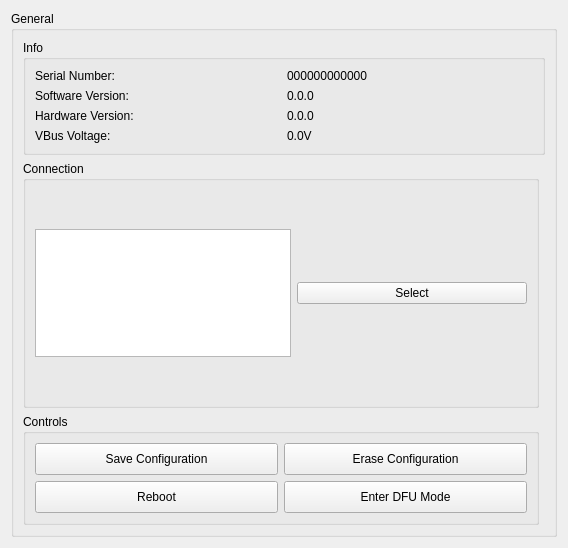
            <widget class="QWidget" name="generalScrollAreaWidget">
             <property name="geometry">
              <rect>
               <x>0</x>
               <y>0</y>
               <width>568</width>
               <height>548</height>
              </rect>
             </property>
             <layout class="QGridLayout" name="gridLayout_28">
              <item row="0" column="0">
               <widget class="QGroupBox" name="generalBox">
                <property name="title">
                 <string>General</string>
                </property>
                <layout class="QGridLayout" name="gridLayout_12">
                 <item row="0" column="0" rowspan="2" colspan="2">
                  <widget class="QGroupBox" name="infoBox">
                   <property name="enabled">
                    <bool>true</bool>
                   </property>
                   <property name="sizePolicy">
                    <sizepolicy hsizetype="Preferred" vsizetype="Preferred">
                     <horstretch>0</horstretch>
                     <verstretch>0</verstretch>
                    </sizepolicy>
                   </property>
                   <property name="minimumSize">
                    <size>
                     <width>0</width>
                     <height>0</height>
                    </size>
                   </property>
                   <property name="maximumSize">
                    <size>
                     <width>16777215</width>
                     <height>16777215</height>
                    </size>
                   </property>
                   <property name="title">
                    <string>Info</string>
                   </property>
                   <layout class="QGridLayout" name="gridLayout">
                    <item row="1" column="0">
                     <widget class="QLabel" name="softwareVersion_label">
                      <property name="text">
                       <string>Software Version:</string>
                      </property>
                     </widget>
                    </item>
                    <item row="0" column="1">
                     <widget class="QLabel" name="serialNumber">
                      <property name="text">
                       <string>000000000000</string>
                      </property>
                     </widget>
                    </item>
                    <item row="0" column="0">
                     <widget class="QLabel" name="serialNumber_label">
                      <property name="text">
                       <string>Serial Number:</string>
                      </property>
                     </widget>
                    </item>
                    <item row="1" column="1">
                     <widget class="QLabel" name="softwareVersion">
                      <property name="text">
                       <string>0.0.0</string>
                      </property>
                     </widget>
                    </item>
                    <item row="2" column="1">
                     <widget class="QLabel" name="hardwareVersion">
                      <property name="text">
                       <string>0.0.0</string>
                      </property>
                     </widget>
                    </item>
                    <item row="2" column="0">
                     <widget class="QLabel" name="hardwareVersion_label">
                      <property name="text">
                       <string>Hardware Version:</string>
                      </property>
                     </widget>
                    </item>
                    <item row="3" column="0">
                     <widget class="QLabel" name="vbusVoltage_label">
                      <property name="text">
                       <string>VBus Voltage:</string>
                      </property>
                     </widget>
                    </item>
                    <item row="3" column="1">
                     <widget class="QLabel" name="vbusVoltage">
                      <property name="text">
                       <string>0.0V</string>
                      </property>
                     </widget>
                    </item>
                   </layout>
                  </widget>
                 </item>
                 <item row="2" column="0">
                  <widget class="QGroupBox" name="connectionBox">
                   <property name="title">
                    <string>Connection</string>
                   </property>
                   <layout class="QGridLayout" name="gridLayout_10">
                    <item row="0" column="1">
                     <widget class="QListWidget" name="odriveList">
                      <property name="maximumSize">
                       <size>
                        <width>256</width>
                        <height>128</height>
                       </size>
                      </property>
                     </widget>
                    </item>
                    <item row="0" column="2">
                     <widget class="QPushButton" name="odriveSelect">
                      <property name="text">
                       <string>Select</string>
                      </property>
                     </widget>
                    </item>
                   </layout>
                  </widget>
                 </item>
                 <item row="3" column="0">
                  <widget class="QGroupBox" name="controlsBox">
                   <property name="sizePolicy">
                    <sizepolicy hsizetype="Preferred" vsizetype="Preferred">
                     <horstretch>0</horstretch>
                     <verstretch>0</verstretch>
                    </sizepolicy>
                   </property>
                   <property name="minimumSize">
                    <size>
                     <width>0</width>
                     <height>0</height>
                    </size>
                   </property>
                   <property name="maximumSize">
                    <size>
                     <width>16777215</width>
                     <height>16777215</height>
                    </size>
                   </property>
                   <property name="title">
                    <string>Controls</string>
                   </property>
                   <layout class="QGridLayout" name="gridLayout_5">
                    <item row="0" column="0">
                     <widget class="QPushButton" name="saveConfiguration">
                      <property name="enabled">
                       <bool>true</bool>
                      </property>
                      <property name="sizePolicy">
                       <sizepolicy hsizetype="Minimum" vsizetype="Fixed">
                        <horstretch>0</horstretch>
                        <verstretch>0</verstretch>
                       </sizepolicy>
                      </property>
                      <property name="minimumSize">
                       <size>
                        <width>0</width>
                        <height>32</height>
                       </size>
                      </property>
                      <property name="text">
                       <string>Save Configuration</string>
                      </property>
                     </widget>
                    </item>
                    <item row="1" column="0">
                     <widget class="QPushButton" name="reboot">
                      <property name="minimumSize">
                       <size>
                        <width>0</width>
                        <height>32</height>
                       </size>
                      </property>
                      <property name="text">
                       <string>Reboot</string>
                      </property>
                     </widget>
                    </item>
                    <item row="1" column="1">
                     <widget class="QPushButton" name="enterDFUMode">
                      <property name="minimumSize">
                       <size>
                        <width>0</width>
                        <height>32</height>
                       </size>
                      </property>
                      <property name="text">
                       <string>Enter DFU Mode</string>
                      </property>
                     </widget>
                    </item>
                    <item row="0" column="1">
                     <widget class="QPushButton" name="eraseConfiguration">
                      <property name="minimumSize">
                       <size>
                        <width>0</width>
                        <height>32</height>
                       </size>
                      </property>
                      <property name="text">
                       <string>Erase Configuration</string>
                      </property>
                     </widget>
                    </item>
                   </layout>
                  </widget>
                 </item>
                </layout>
               </widget>
              </item>
             </layout>
            </widget>
